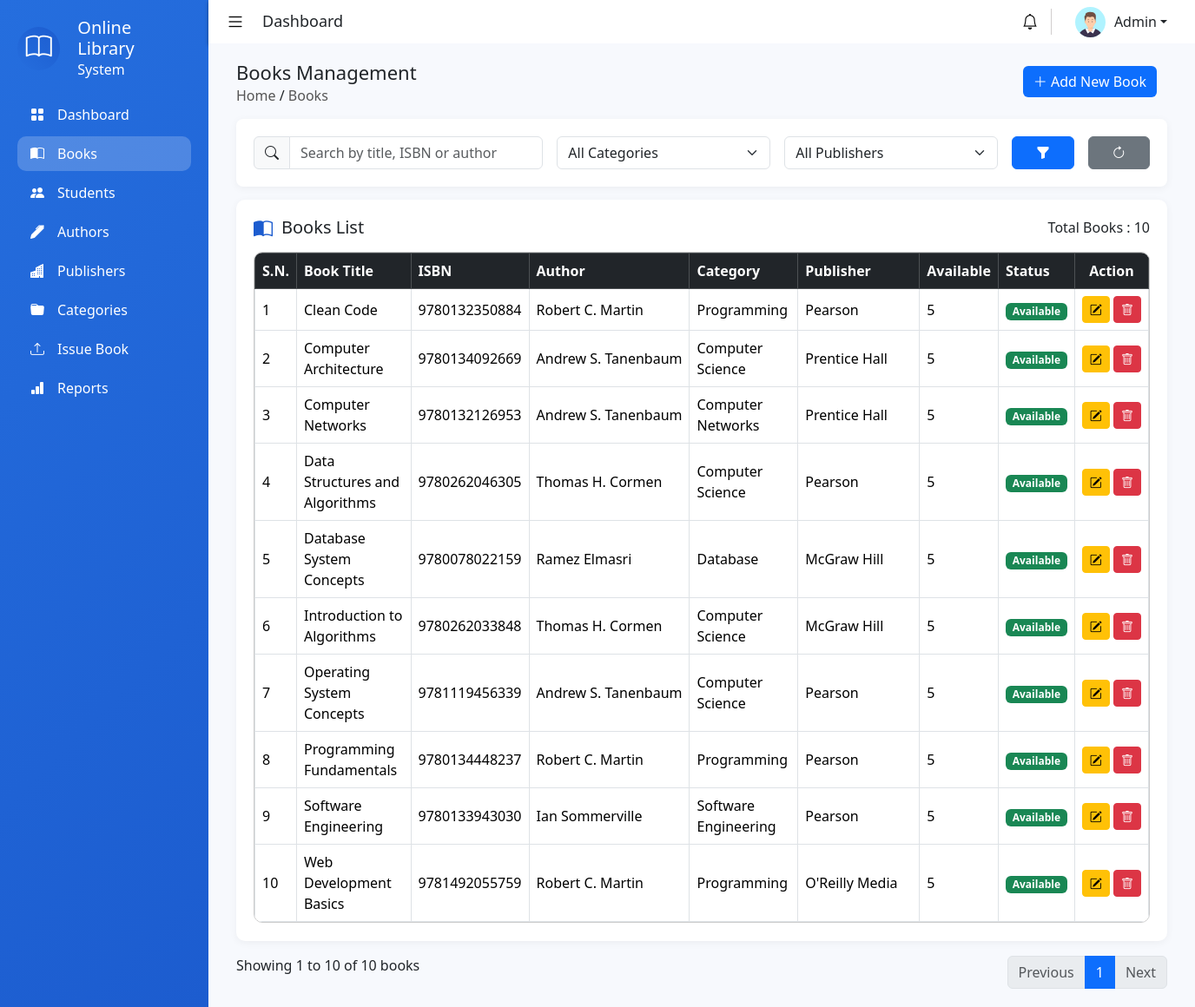
Page /admin/books.php (signed in) on the committed database.
### tables this page shows
CREATE TABLE `book` (
  `book_id` int(11) NOT NULL,
  `title` varchar(255) NOT NULL,
  `isbn` varchar(20) NOT NULL,
  `publication_year` year(4) NOT NULL,
  `total` int(11) NOT NULL,
  `available` int(11) NOT NULL,
  `author_id` int(11) NOT NULL,
  `publisher_id` int(11) NOT NULL,
  `category_id` int(11) NOT NULL,
  `description` text DEFAULT NULL
);

CREATE TABLE `author` (
  `author_id` int(11) NOT NULL,
  `author_name` varchar(100) NOT NULL
);

CREATE TABLE `category` (
  `category_id` int(11) NOT NULL,
  `category_name` varchar(100) NOT NULL
);

CREATE TABLE `publisher` (
  `publisher_id` int(11) NOT NULL,
  `publisher_name` varchar(100) NOT NULL
);

### admin/books.php (the view, shortened to what this page needs)
<?php
require_once '../includes/db.php';
$search    = trim($_GET['search'] ?? '');
$category  = $_GET['category'] ?? '';
$publisher = $_GET['publisher'] ?? '';
$limit = 10;
$page = isset($_GET['page']) ? (int)$_GET['page'] : 1;
$start = ($page - 1) * $limit;
$sql = "
SELECT
    b.book_id,
    b.title,
    b.isbn,
    b.available,
    a.author_name,
    p.publisher_name,
    c.category_name
FROM book b
INNER JOIN author a
    ON b.author_id = a.author_id
INNER JOIN publisher p
    ON b.publisher_id = p.publisher_id
INNER JOIN category c
    ON b.category_id = c.category_id
WHERE 1
";
$params = [];
$types  = "";
$countSql = "
SELECT COUNT(*) AS total
FROM book b
INNER JOIN author a
    ON b.author_id = a.author_id
INNER JOIN publisher p
    ON b.publisher_id = p.publisher_id
INNER JOIN category c
    ON b.category_id = c.category_id
WHERE 1
";
$countStmt = $conn->prepare($countSql);
$countStmt->execute();
$totalBooks = $countStmt
    ->get_result()
    ->fetch_assoc()['total'];
$totalPages = ceil($totalBooks / $limit);
$sql .= " ORDER BY b.title ASC LIMIT ?, ?";
$params[] = $start;
$params[] = $limit;
$types .= "ii";
$stmt = $conn->prepare($sql);
$stmt->bind_param($types, ...$params);
$stmt->execute();
$result = $stmt->get_result();
?>
<!DOCTYPE html>
<html lang="en">
<head>
    <link rel="stylesheet" href="https://cdn.jsdelivr.net/npm/bootstrap@5.3.8/dist/css/bootstrap.min.css">
    <link rel="stylesheet" href="https://cdn.jsdelivr.net/npm/bootstrap-icons@1.13.1/font/bootstrap-icons.min.css">
    <link rel="stylesheet" href="../assets/css/style.css">
</head>
<body>
    <div class="container-fluid m-0 p-0 d-flex">
        <?php include '../includes/sidebar.php'; ?>
        <div class="main-container flex-grow-1">
            <?php include '../includes/header.php'; ?>
            <main class="main-content">
                <div class="container-fluid">
                    <div class="page-header d-flex align-item-center justify-content-between">
                        <div class="title">
                            <h3>Books Management</h3>
                            <span>
                                <a href="dashboard.php">Home</a> /
                                <a href="books.php">Books</a>
                            </span>
                        </div>
                        <div class="btn">
                            <button id="addBookBtn" class="btn btn-primary" data-bs-toggle="modal" data-bs-target="#addBookModal">
                                <i class="bi bi-plus-lg"></i>
                                Add New Book
                            </button>
                        </div>
                    </div>
                    <form method="GET" action="books.php" class="filter-card">
                        <div class="row g-3 align-items-end">
                            <div class="col-lg-4">
                                <div class="input-group">
                                    <span class="input-group-text">
                                        <i class="bi bi-search"></i>
                                    </span>
                                    <input
                                        type="text"
                                        class="form-control"
                                        name="search"
                                        placeholder="Search by title, ISBN or author"
                                        value="<?= htmlspecialchars($_GET['search'] ?? '') ?>">
                                </div>
                            </div>
                            <div class="col-lg-3">
                                <select class="form-select col-lg-3" name="category">
                                    <option value="">All Categories</option>
                                </select>
                            </div>
                            <div class="col-lg-3">
                                <select class="form-select col-lg-3" name="publisher">
                                    <option value="">All Publishers</option>
                                </select>
                            </div>
                            <div class="col-lg-1 d-grid">
                                <button class="btn btn-primary">
                                    <i class="bi bi-funnel-fill"></i>
                                </button>
                            </div>
                            <div class="col-lg-1 d-grid">
                                <a href="books.php" class="btn btn-secondary">
                                    <i class="bi bi-arrow-clockwise"></i>
                                </a>
                            </div>
                        </div>
                    </form>
                    <div class="table-card">
                        <div class="table-header">
                            <div class="d-flex align-item-center justify-content-between">
                                <h5 class="mb-0">
                                    <i class="bi bi-book-half"></i>
                                    Books List
                                </h5>
                                <p class="text-dark">
                                    Total Books : <?= $result->num_rows ?>
                                </p>
                            </div>
                        </div>
                        <div class="table-responsive">
                            <table class="table table-hover table-bordered align-middle mb-0">
                                <thead class="table-dark">
                                    <tr>
                                        <th>S.N.</th>
                                        <th>Book Title</th>
                                        <th>ISBN</th>
                                        <th>Author</th>
                                        <th>Category</th>
                                        <th>Publisher</th>
                                        <th>Available</th>
                                        <th>Status</th>
                                        <th class="text-center">Action</th>
                                    </tr>
                                </thead>
                                <tbody>
                                    <?php
                                    $sn = 1;
                                    while ($book = $result->fetch_assoc()) :
                                    ?>
                                        <tr>
                                            <td><?= $sn++ ?></td>
                                            <td><?= htmlspecialchars($book['title']); ?></td>
                                            <td><?= htmlspecialchars($book['isbn']); ?></td>
                                            <td><?= htmlspecialchars($book['author_name']); ?></td>
                                            <td><?= htmlspecialchars($book['category_name']); ?></td>
                                            <td><?= htmlspecialchars($book['publisher_name']); ?></td>
                                            <td><?= $book['available']; ?></td>
                                            <td>
                                                <?php if ($book['available'] > 0) : ?>
                                                    <span class="badge bg-success">
                                                        Available
                                                    </span>
                                                <?php else : ?>
                                                    <span class="badge bg-danger">
                                                        Out of Stock
                                                    </span>
                                                <?php endif; ?>
                                            </td>
                                            <td class="text-center">
                                                <button
                                                    type="button"
                                                    class="btn btn-sm btn-warning edit-book"
                                                    data-id="<?= $book['book_id']; ?>"
                                                    data-bs-toggle="modal"
                                                    data-bs-target="#addBookModal">
                                                    <i class="bi bi-pencil-square"></i>
                                                </button>
                                                <button
                                                    type="button"
                                                    class="btn btn-sm btn-danger delete-book"
                                                    data-id="<?= $book['book_id']; ?>"
                                                    data-title="<?= htmlspecialchars($book['title']); ?>">
                                                    <i class="bi bi-trash"></i>
                                                </button>
                                            </td>
                                        </tr>
                                    <?php endwhile; ?>
                                </tbody>
                            </table>
                        </div>
                    </div>
                    <div class="pagination-card mt-3">
                        <div class="d-flex justify-content-between align-items-center flex-wrap">
                            <p class="text-dark">
                                Showing
                                <?= $totalBooks == 0 ? 0 : $start + 1; ?>
                                to
                                <?= min($start + $limit, $totalBooks); ?>
                                of
                                <?= $totalBooks; ?>
                                books
                            </p>
                            <nav>
                                <ul class="pagination mb-0">
                                    <li class="page-item <?= ($page <= 1) ? 'disabled' : ''; ?>">
                                        <a class="page-link"
                                        href="?page=<?= $page - 1; ?>&search=<?= urlencode($search); ?>&category=<?= $category; ?>&publisher=<?= $publisher; ?>">
                                            Previous
                                        </a>
                                    </li>
                                    <?php for ($i = 1; $i <= $totalPages; $i++) : ?>
                                        <li class="page-item <?= ($page == $i) ? 'active' : ''; ?>">
                                            <a class="page-link"
                                            href="?page=<?= $i; ?>&search=<?= urlencode($search); ?>&category=<?= $category; ?>&publisher=<?= $publisher; ?>">
                                                <?= $i; ?>
                                            </a>
                                        </li>
                                    <?php endfor; ?>
                                    <li class="page-item <?= ($page >= $totalPages) ? 'disabled' : ''; ?>">
                                        <a class="page-link"
                                        href="?page=<?= $page + 1; ?>&search=<?= urlencode($search); ?>&category=<?= $category; ?>&publisher=<?= $publisher; ?>">
                                            Next
                                        </a>
                                    </li>
                                </ul>
                            </nav>
                        </div>
                    </div>
                </div>
            </main>
        </div>
    </div>
</body>
</html>

### rows in the picture
book: title "Clean Code", isbn "9780132350884", author.author_name "Robert C. Martin", category.category_name "Programming", publisher.publisher_name "Pearson", available "5", shows "Available"
book: title "Computer Architecture", isbn "9780134092669", author.author_name "Andrew S. Tanenbaum", category.category_name "Computer Science", publisher.publisher_name "Prentice Hall", available "5", shows "Available"
book: title "Computer Networks", isbn "9780132126953", author.author_name "Andrew S. Tanenbaum", category.category_name "Computer Networks", publisher.publisher_name "Prentice Hall", available "5", shows "Available"
book: title "Data Structures and Algorithms", isbn "9780262046305", author.author_name "Thomas H. Cormen", category.category_name "Computer Science", publisher.publisher_name "Pearson", available "5", shows "Available"
book: title "Database System Concepts", isbn "9780078022159", author.author_name "Ramez Elmasri", category.category_name "Database", publisher.publisher_name "McGraw Hill", available "5", shows "Available"
book: title "Introduction to Algorithms", isbn "9780262033848", author.author_name "Thomas H. Cormen", category.category_name "Computer Science", publisher.publisher_name "McGraw Hill", available "5", shows "Available"
book: title "Operating System Concepts", isbn "9781119456339", author.author_name "Andrew S. Tanenbaum", category.category_name "Computer Science", publisher.publisher_name "Pearson", available "5", shows "Available"
book: title "Programming Fundamentals", isbn "9780134448237", author.author_name "Robert C. Martin", category.category_name "Programming", publisher.publisher_name "Pearson", available "5", shows "Available"
book: title "Software Engineering", isbn "9780133943030", author.author_name "Ian Sommerville", category.category_name "Software Engineering", publisher.publisher_name "Pearson", available "5", shows "Available"
book: title "Web Development Basics", isbn "9781492055759", author.author_name "Robert C. Martin", category.category_name "Programming", publisher.publisher_name "O'Reilly Media", available "5", shows "Available"

### other values in the picture
$result->num_rows "10"
$start + 1 "1"
min($start + $limit, $totalBooks) "10"
$totalBooks "10"
